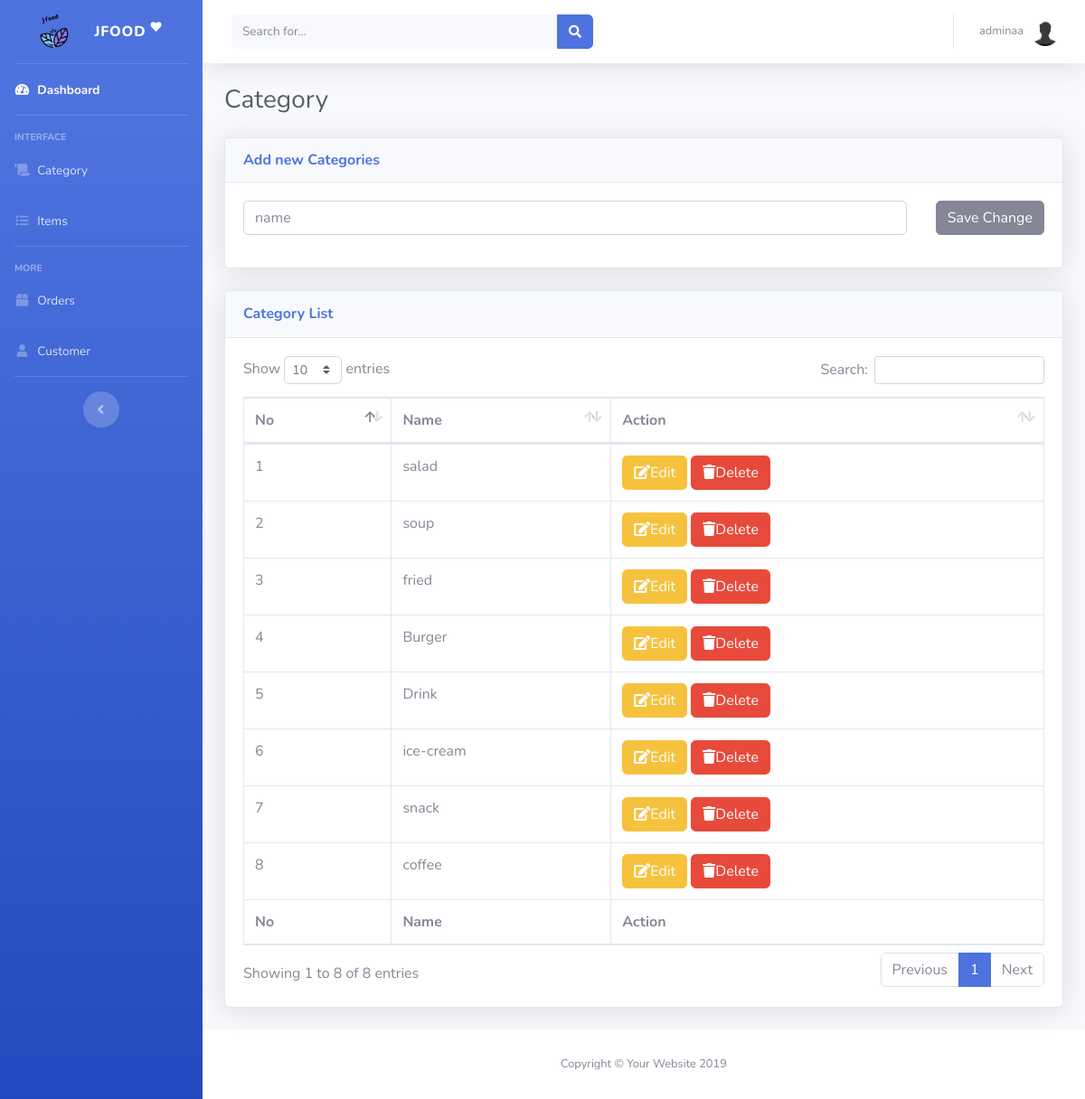
Page /categories_list.php (signed in) on the committed database.
### tables this page shows
CREATE TABLE `categories` (
  `id` int(11) NOT NULL,
  `name` varchar(255) NOT NULL
);

### categories_list.php (the view, shortened to what this page needs)
<?php
  if(isset($_SESSION['login_user'])  && $_SESSION['login_user']["role"]=="admin"){
 include 'db_connect.php';
 require 'backend_header.php';
?>
   <div class="d-sm-flex align-items-center justify-content-between mb-4">
      <h1 class="h3 mb-0 text-gray-800">Category</h1>
    </div>
    <div class="row div_add">
      <div class="col-md-12 mx-auto">
        <div class="card shadow">
          <div class="card-header text-primary font-weight-bold">
            Add new Categories
          </div>
          <div class="card-body">
            <form action="category_add.php" method="post">
              <div class="row form-group">
                <div class="col-md-10">
                  <input type="text" name="name" class="form-control d-inline" placeholder="name">
                </div>
                <div class="col-md-2">
                  <button class="btn btn-secondary rounded float-right">Save Change</button>
                </div>
              </div>
            </form>
          </div>
        </div>
      </div>
    </div>
    <div class="card shadow mb-4 mt-4">
            <div class="card-header py-3">
              <h6 class="m-0 font-weight-bold text-primary">Category List</h6>
            </div>
            <div class="card-body">
              <div class="table-responsive">
                <table class="table table-bordered " id="dataTable" width="100%" cellspacing="0">
                  <thead>
                    <tr>
                      <th>No</th>
                      <th>Name</th>
                      <th>Action</th>
                    </tr>
                  </thead>
                  <tfoot>
                    <tr>
                      <th>No</th>
                      <th>Name</th>
                      <th>Action</th>
                    </tr>
                  </tfoot>
                  <tbody>
                    <?php
                      $sql = "SELECT * FROM categories";
                      $stmt = $pdo->prepare($sql);
                      $stmt->execute();
                      $rows = $stmt->fetchAll();
                      $i = 1;
                      foreach($rows as $categories)
                      {
                        $id = $categories['id'];
                        $name = $categories['name'];
                    ?>
                    <tr>
                      <td><?php echo $i ?></td>
                      <td><?php echo $name; ?></td>
                      <td>
                        <button class="btn btn-warning btn-edit" data-id='<?php echo $id ?>' data-name="<?php echo $name ?>"> <i class="fas fa-edit"></i>Edit</button>
                        <a href="category_delete.php?id=<?php echo $id ?>" class="btn btn-danger" onclick="return confirm('Are You sure to delete!!!')"><i class="fas fa-trash"></i>Delete</a>
                      </td>
                    </tr>
                    <?php
                    $i++;
                      }
                    ?>
                  </tbody>
                </table>
              </div>
            </div>
      </div>
<?php
 require 'backend_footer.php';
}
else{
?>
<h1>
  404 error not fonund
</h1>
<?php
}
?>

### rows in the picture
categories: name "salad"
categories: name "soup"
categories: name "fried"
categories: name "Burger"
categories: name "Drink"
categories: name "ice-cream"
categories: name "snack"
categories: name "coffee"

### other values in the picture
$_SESSION['login_user']['name'] "adminaa"
